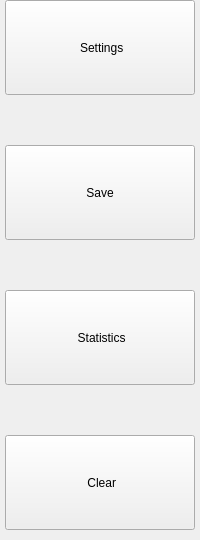
         <widget class="QFrame" name="ResultsSideButtons">
          <property name="sizePolicy">
           <sizepolicy hsizetype="Maximum" vsizetype="Minimum">
            <horstretch>0</horstretch>
            <verstretch>0</verstretch>
           </sizepolicy>
          </property>
          <property name="minimumSize">
           <size>
            <width>200</width>
            <height>0</height>
           </size>
          </property>
          <property name="maximumSize">
           <size>
            <width>16777215</width>
            <height>16777215</height>
           </size>
          </property>
          <property name="frameShape">
           <enum>QFrame::Shape::NoFrame</enum>
          </property>
          <property name="frameShadow">
           <enum>QFrame::Shadow::Raised</enum>
          </property>
          <layout class="QVBoxLayout" name="verticalLayout_11" stretch="1,1,1,1">
           <property name="spacing">
            <number>50</number>
           </property>
           <property name="leftMargin">
            <number>5</number>
           </property>
           <property name="topMargin">
            <number>0</number>
           </property>
           <property name="rightMargin">
            <number>5</number>
           </property>
           <property name="bottomMargin">
            <number>10</number>
           </property>
           <item>
            <widget class="QPushButton" name="settingsButtonPage3">
             <property name="sizePolicy">
              <sizepolicy hsizetype="Minimum" vsizetype="Expanding">
               <horstretch>0</horstretch>
               <verstretch>0</verstretch>
              </sizepolicy>
             </property>
             <property name="minimumSize">
              <size>
               <width>0</width>
               <height>95</height>
              </size>
             </property>
             <property name="text">
              <string> Settings</string>
             </property>
             <property name="icon">
              <iconset>
               <normaloff>:/inactive/settings.svg</normaloff>:/inactive/settings.svg</iconset>
             </property>
             <property name="iconSize">
              <size>
               <width>50</width>
               <height>50</height>
              </size>
             </property>
             <property name="flat">
              <bool>false</bool>
             </property>
            </widget>
           </item>
           <item>
            <widget class="QPushButton" name="submitButtonPage3">
             <property name="sizePolicy">
              <sizepolicy hsizetype="Minimum" vsizetype="Expanding">
               <horstretch>0</horstretch>
               <verstretch>0</verstretch>
              </sizepolicy>
             </property>
             <property name="minimumSize">
              <size>
               <width>0</width>
               <height>95</height>
              </size>
             </property>
             <property name="text">
              <string>Save</string>
             </property>
             <property name="icon">
              <iconset>
               <normaloff>:/inactive/submit.svg</normaloff>:/inactive/submit.svg</iconset>
             </property>
             <property name="iconSize">
              <size>
               <width>50</width>
               <height>50</height>
              </size>
             </property>
             <property name="flat">
              <bool>false</bool>
             </property>
            </widget>
           </item>
           <item>
            <widget class="QPushButton" name="statisticsButtonPage3">
             <property name="sizePolicy">
              <sizepolicy hsizetype="Minimum" vsizetype="Expanding">
               <horstretch>0</horstretch>
               <verstretch>0</verstretch>
              </sizepolicy>
             </property>
             <property name="minimumSize">
              <size>
               <width>0</width>
               <height>95</height>
              </size>
             </property>
             <property name="text">
              <string> Statistics</string>
             </property>
             <property name="icon">
              <iconset>
               <normaloff>:/inactive/statistics.svg</normaloff>:/inactive/statistics.svg</iconset>
             </property>
             <property name="iconSize">
              <size>
               <width>50</width>
               <height>50</height>
              </size>
             </property>
             <property name="flat">
              <bool>false</bool>
             </property>
            </widget>
           </item>
           <item>
            <widget class="QPushButton" name="clearButtonPage3">
             <property name="sizePolicy">
              <sizepolicy hsizetype="Minimum" vsizetype="Expanding">
               <horstretch>0</horstretch>
               <verstretch>0</verstretch>
              </sizepolicy>
             </property>
             <property name="minimumSize">
              <size>
               <width>0</width>
               <height>95</height>
              </size>
             </property>
             <property name="font">
              <font>
               <kerning>true</kerning>
              </font>
             </property>
             <property name="text">
              <string> Clear</string>
             </property>
             <property name="icon">
              <iconset>
               <normaloff>:/other/erase.svg</normaloff>:/other/erase.svg</iconset>
             </property>
             <property name="iconSize">
              <size>
               <width>60</width>
               <height>90</height>
              </size>
             </property>
             <property name="checkable">
              <bool>false</bool>
             </property>
             <property name="flat">
              <bool>false</bool>
             </property>
            </widget>
           </item>
          </layout>
         </widget>
